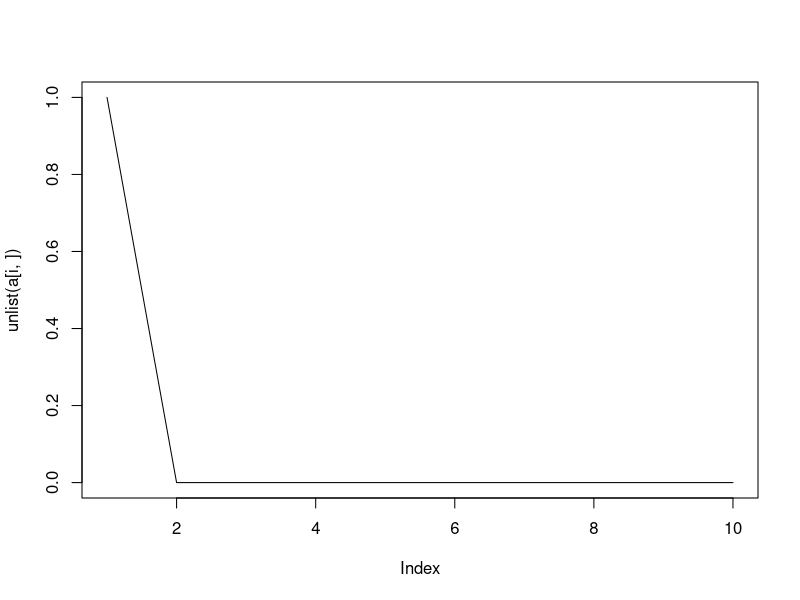
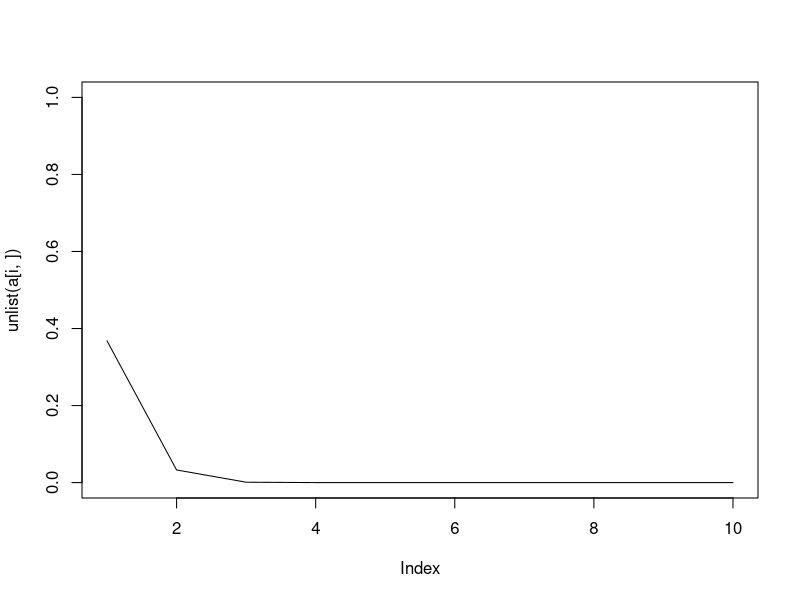
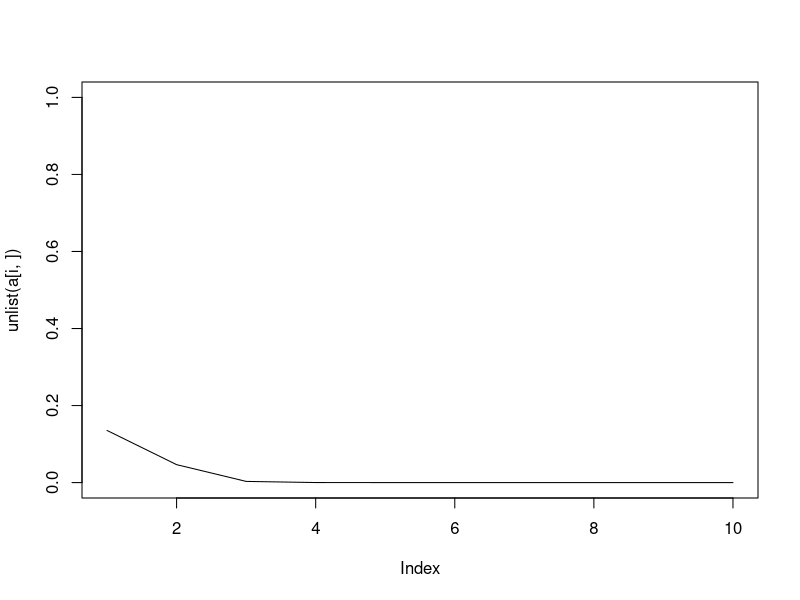
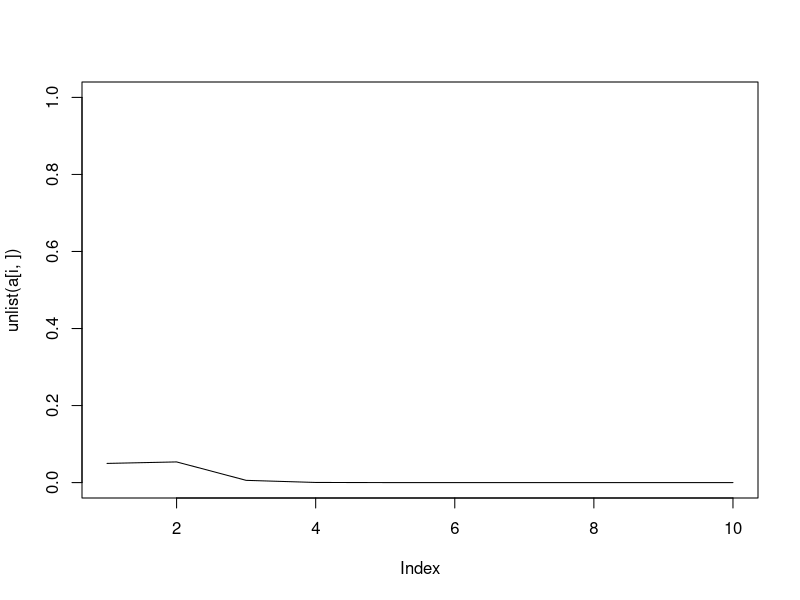
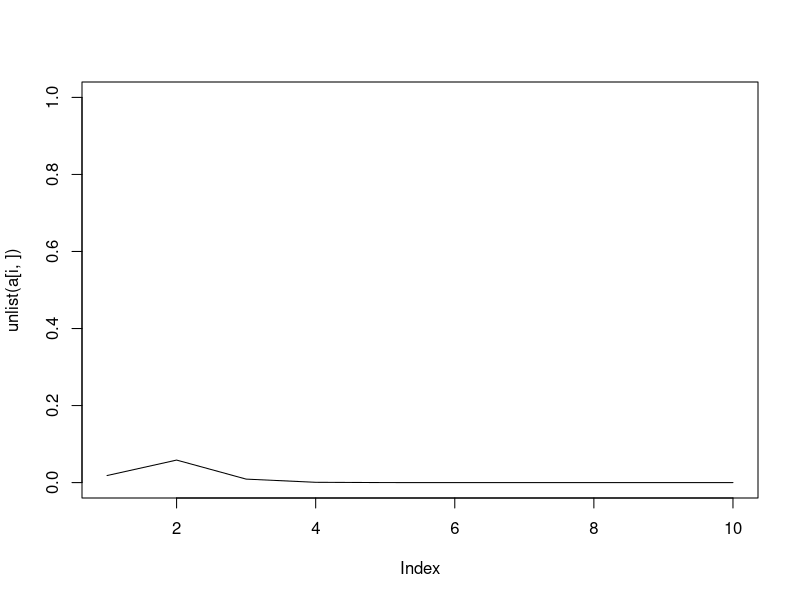
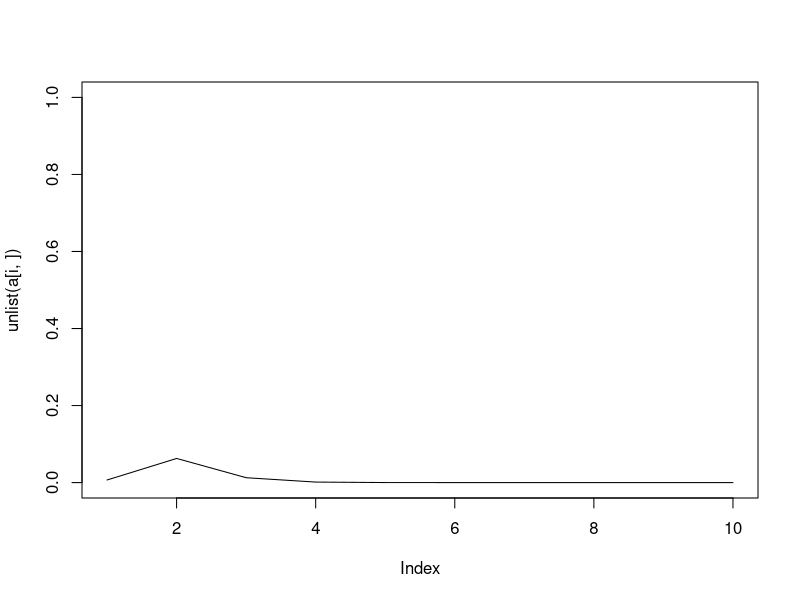
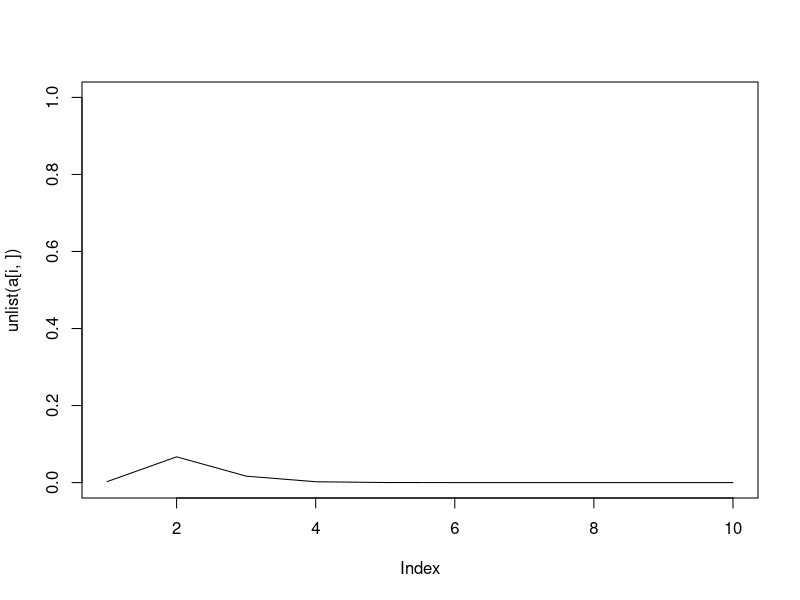
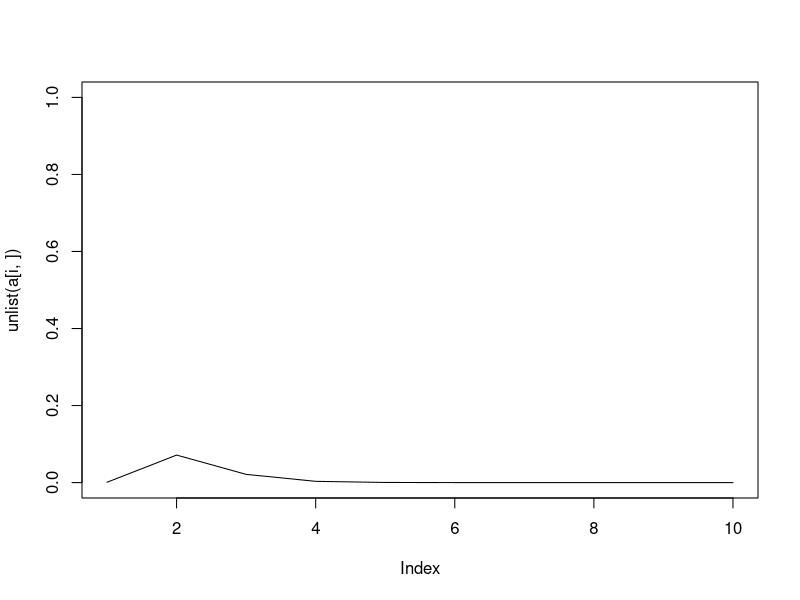

These figures' R source, in order:
rm(list=ls())

a = read.csv("pdesolve.txt", head = F, sep= "\t")

i = 1
while(i < 100000){

	plot( unlist(a[i,]), type="l", ylim=c(0,1))

	i = i + 100 
}

